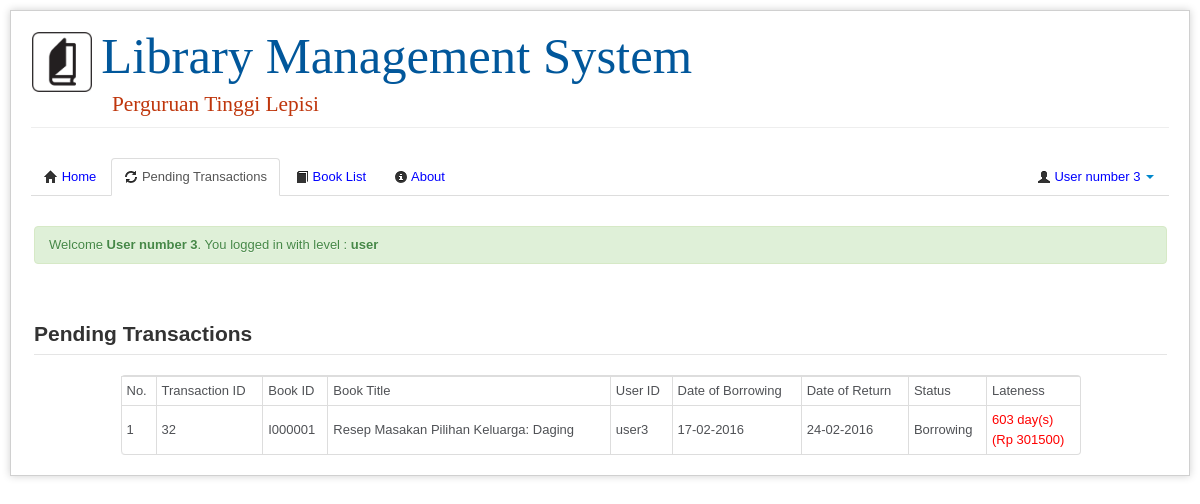
Page /homeuser.php?app=user_pending_tranz (signed in) on the committed database.
### tables this page shows
CREATE TABLE IF NOT EXISTS `tranz` (
`transaction_id` int(100) NOT NULL,
  `book_id` varchar(30) NOT NULL,
  `user_id` varchar(100) NOT NULL,
  `date_of_borrowing` varchar(15) NOT NULL,
  `date_of_return` varchar(15) NOT NULL,
  `status` varchar(10) NOT NULL
);

CREATE TABLE IF NOT EXISTS `book` (
  `book_id` varchar(30) NOT NULL,
  `title` varchar(100) NOT NULL,
  `year` varchar(30) NOT NULL,
  `publisher` varchar(30) NOT NULL,
  `author` varchar(100) NOT NULL,
  `nop` varchar(30) NOT NULL,
  `quantity` int(100) NOT NULL,
  `language` varchar(30) NOT NULL,
  `date_received` varchar(30) NOT NULL
);

### app/tranz_action.php (called while the page is built)
<?php
function late_calc($dateline, $return_date) {
$dateline_pcs = explode ("-", $dateline);
$dateline_pcs = $dateline_pcs[2]."-".$dateline_pcs[1]."-".$dateline_pcs[0];
$return_date_pcs = explode ("-", $return_date);
$return_date_pcs = $return_date_pcs[2]."-".$return_date_pcs[1]."-".$return_date_pcs[0];
$difference = strtotime ($return_date_pcs) - strtotime ($dateline_pcs);
$difference = $difference / 86400;
if ($difference>=1) {
	$date_final = floor($difference);
}
else {
	$date_final = 0;
}
return $date_final;
}
?>

### app/connect_tranz.php (called while the page is built, shortened)
<?php
$fine_amount1=500;
?>

### app/user_pending_tranz.php (the view, shortened to what this page needs)
<!DOCTYPE html>
<?php
include('connect_tranz.php');
include ('tranz_action.php');
$query=mysql_query("SELECT tranz.transaction_id, tranz.book_id, book.title, tranz.user_id, tranz.date_of_borrowing, tranz.date_of_return, tranz.status FROM tranz INNER JOIN book ON tranz.book_id=book.book_id WHERE tranz.status !='Returned' AND tranz.user_id='".$_SESSION['user_id']."' ORDER BY transaction_id", $konek);
?>
<html>
<body>
<?php empty( $app ) ? header('location:../homeuser.php') : '' ; if(isset($_SESSION['level'])){?>
<br>
<h3><legend>Pending Transactions</legend></h3>
<div id="wrapper">
	<div class="container-fluid">
		<div class="row-fluid">
			<div class="span12">
<div class="tab-content">
<table class="table table-bordered table-condensed table-hover">
	<thead>
		<tr class="nowrap">
        <tr><td align="left">No.</td>
		<td align="left">Transaction ID</td>
		    <td align="left">Book ID</td>
			<td align="left">Book Title</td>
			<td align="left">User ID</td>
			<td align="left">Date of Borrowing</td>
			<td align="left">Date of Return</td>
			<td align="left">Status</td>
			<td align="left">Lateness</td>
	    </tr>
	</thead>
	<tbody>
<?php
$no=0;
while ($result=mysql_fetch_array($query)) {
$no++;
echo "<tr>
	  <td class='td-data'>$no</td>
	  <td class='td-data'>$result[0]</td>
      <td class='td-data'>$result[1]</td>
	  <td class='td-data'>$result[2]</td>
	  <td class='td-data'>$result[3]</td>
	  <td class='td-data'>$result[4]</td>
	  <td class='td-data'>$result[5]</td>
	  <td class='td-data'>$result[6]</td>
	  <td class='td-data'>";
	    $dateline=$result['date_of_return'];
		$date_of_return=date('d-m-Y');
		$late=late_calc($dateline, $date_of_return);
		$fine=$late*$fine_amount1;
		if ($late>0) {
		echo "<font color='red'>$late day(s)<br>(Rp $fine)</font>";
		}
		else {
		echo $late." day(s)";
		}
echo "</td></tr>";
}
?>
</tbody>
</table>
</div>
</div>
		</div>
	</div>
</div>
<?php
}else{
echo '<div class="alert alert-error"> You need to login as user to access this page. </div>';
}
?>
</body>
</html>

### asset/css/style.css (style rules this page uses)
body { background-color: #fff; margin: 40px; font: 13px/20px normal Helvetica, Arial, sans-serif; color: #4F5155; }
tr.nowrap { white-space:nowrap; }
td { white-space:inherit; }

### homeuser.php (style rules this page uses)
html, body { height: 100%; width: 100%; padding: 0; margin: 0; }
#wrapper { width: 1000px; margin: auto; background-color:rgba(255,255,255,0.9); }

### rows in the picture
tranz: transaction_id "32", book "I000001", book.title "Resep Masakan Pilihan Keluarga: Daging", user "user3", date_of_borrowing "17-02-2016", date_of_return "24-02-2016", status "Borrowing", date_of_return "603", date_of_return "301500"

### other values in the picture
$_SESSION['name'] "User number 3"
$_SESSION['message'] "Welcome User number 3 . You logged in with level : user"
